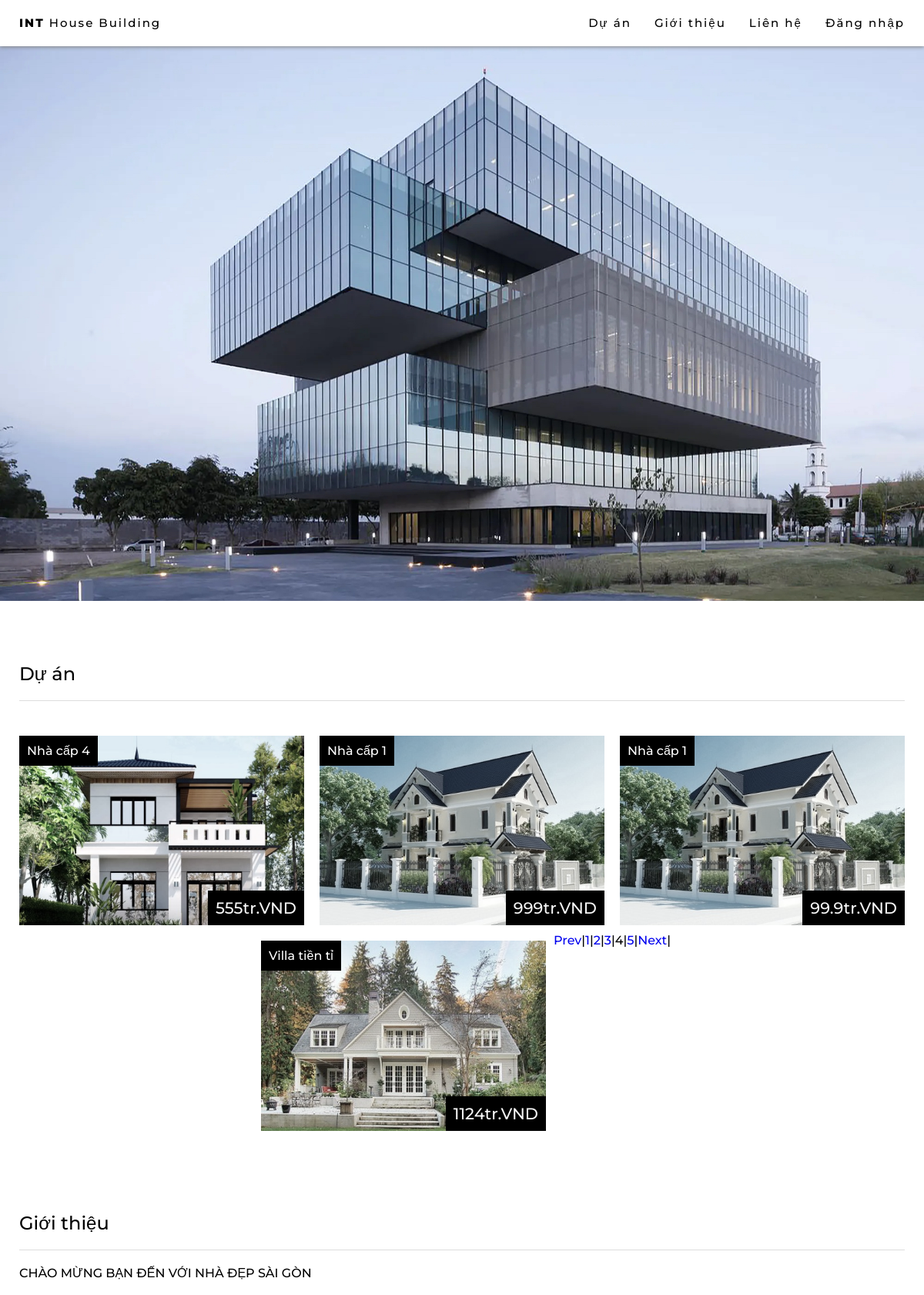
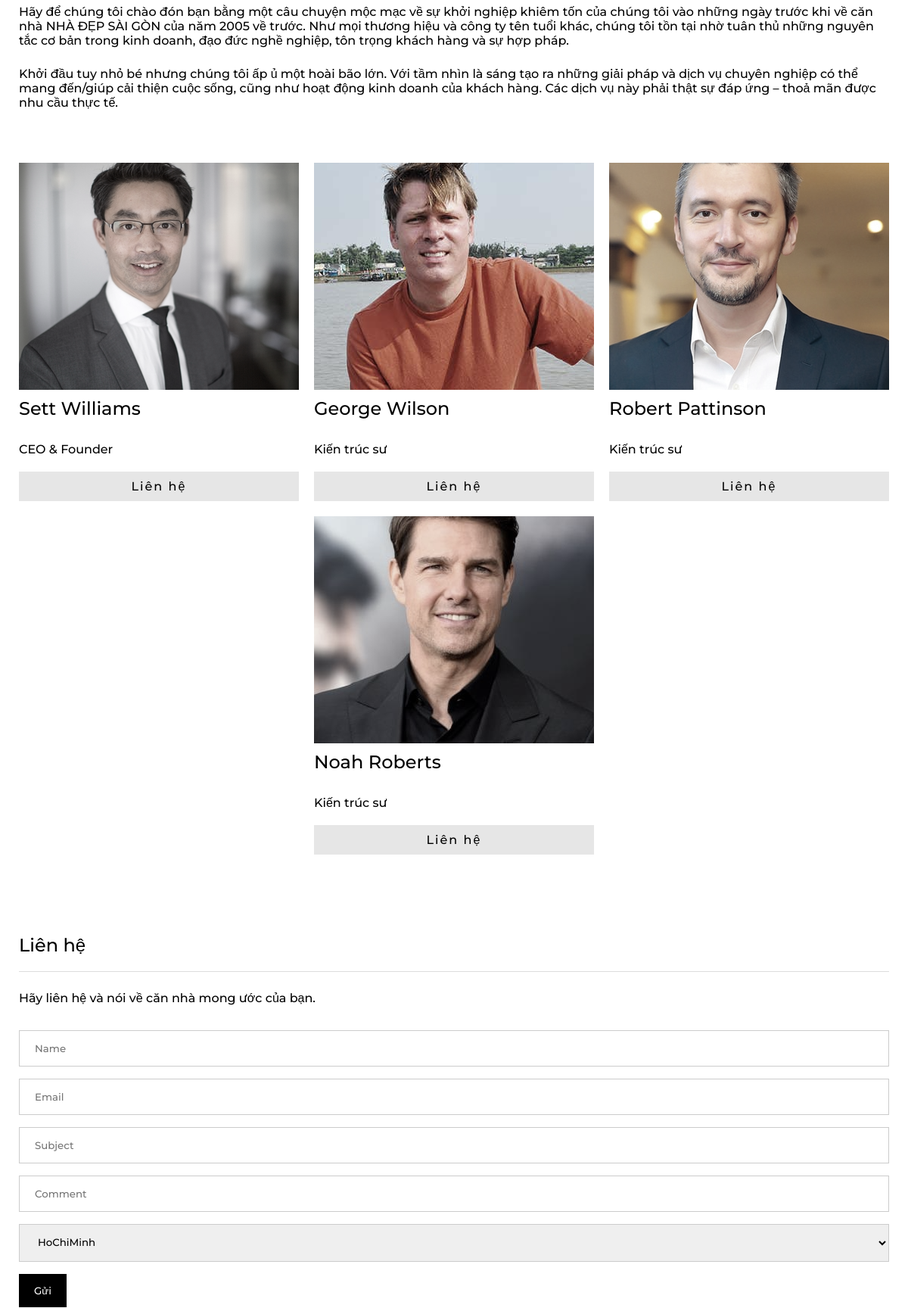
The app's page /index.php?page=4 (upper part) with its own data (2 pictures, top to bottom).
### tables this page shows
CREATE TABLE `post` (
  `id` int(5) NOT NULL,
  `cost` int(15) NOT NULL,
  `category` varchar(100) NOT NULL,
  `poster` int(11) NOT NULL,
  `content` varchar(500) NOT NULL,
  `img` varchar(100) NOT NULL DEFAULT 'house.png',
  `title` varchar(100) NOT NULL,
  `address` varchar(8000) NOT NULL
);

CREATE TABLE `employee` (
  `id` int(11) NOT NULL,
  `name` varchar(100) NOT NULL,
  `position` varchar(100) NOT NULL,
  `email` varchar(100) NOT NULL,
  `img` varchar(800) NOT NULL DEFAULT 'unnamed.png'
);

### index.php (the view, shortened to what this page needs)
    <?php
    include('session.php');
    ?>
<!DOCTYPE html>
<html lang="en">
<head>
    <link rel="stylesheet" href="style.css">
    <link rel="stylesheet" href="https://cdnjs.cloudflare.com/ajax/libs/font-awesome/4.7.0/css/font-awesome.min.css">
</head>
<body>
    <div id="navbar">
        <a href="index.php" class="home button">
            <b>INT</b> House Building
        </a>
        <?php
        if (!isset($_SESSION['login_user'])) {
            echo "<a href='#' id='myBtnMobile' class='button' onclick='openModal()'> Đăng nhập</a>";
        } else {
            echo "<a href='#' id='myBtnInfo' class='button' onclick='openModalInfo()'> Hello:" . $login_session . "</a>";
        }
        ?>
        <a href="#contact" class="button">
            Liên hệ
        </a>
        <a href="#about" class="button">
            Giới thiệu
        </a>
        <a href="#projects" class="button">
            Dự án
        </a>
    </div>
    <div class="main_content">
        <div class="top_content">
            <img src="./img/architect.jpg" alt="architect" class="main_picture">
        </div>
        <div id="projects">
            <div class="sub_title">
                <h2>Dự án</h2>
            </div>
            <div class="projects_content">
                <?php
                $result = mysqli_query($db, 'select count(id) as total from post');
                $row = mysqli_fetch_assoc($result);
                $total_records = $row['total'];
                $current_page = isset($_GET['page']) ? $_GET['page'] : 1;
                $limit = 4;
                $total_page = ceil($total_records / $limit);
                $start = ($current_page - 1) * $limit;
                $sql = "SELECT * FROM post ORDER BY id LIMIT " . $limit . " OFFSET " . $start;
                $result = mysqli_query($db, $sql);
                if ($result->num_rows > 0) {
                    while ($row = $result->fetch_assoc()) {
                        echo "<div class='sub_content' onclick='viewDetail(" . $row['id'] . ")'>
                                <img src='./img/" . $row['img'] . "' alt='house1' class='sub_picture'>
                                <div class='sub_text'>
                                    <span>" . $row['category'] . "</span>
                                </div>
                                <div class='prices'>
                                    <span>" . (string)($row['cost'] / 1000000) . "tr.VND</span>
                                </div>
                            </div>";
                    }
                }
                ?>
                <?php
                if ($current_page > 1 && $total_page > 1) {
                    echo '<a href="index.php?page='.($current_page-1).'">Prev</a> | ';
                }
                for ($i = 1; $i <= $total_page; $i++) {
                    if ($i == $current_page) {
                        echo '<span>' . $i . '</span> | ';
                    } else {
                        echo '<a href="index.php?page='.$i.'">'.$i.'</a> | ';
                    }
                }
                if ($current_page < $total_page && $total_page > 1) {
                    echo '<a href="index.php?page='.($current_page+1).'">Next</a> | ';
                }
                ?>
            </div>
            <div id="about">
                <div class="sub_title">
                    <h2>Giới thiệu</h2>
                    <h4>CHÀO MỪNG BẠN ĐẾN VỚI NHÀ ĐẸP SÀI GÒN</h4>
                    <p>Hãy để chúng tôi chào đón bạn bằng một câu chuyện mộc mạc về sự khởi nghiệp khiêm tốn của
                        chúng
                        tôi vào những ngày trước khi về căn nhà NHÀ ĐẸP SÀI GÒN của năm 2005 về trước. Như mọi
                        thương
                        hiệu và công ty tên tuổi khác, chúng tôi tồn
                        tại nhờ tuân thủ những nguyên tắc cơ bản trong kinh doanh, đạo đức nghề nghiệp, tôn
                        trọng khách
                        hàng và sự hợp pháp.</p>
                    <p>Khởi đầu tuy nhỏ bé nhưng chúng tôi ấp ủ một hoài bão lớn. Với tầm nhìn là sáng tạo ra
                        những giải
                        pháp và dịch vụ chuyên nghiệp có thể mang đến/giúp cải thiện cuộc sống, cũng như hoạt
                        động kinh
                        doanh của khách hàng. Các dịch vụ này phải
                        thật sự đáp ứng – thoả mãn được nhu cầu thực tế.</p>
                </div>
                <div class="projects_content">
                    <?php
                    $sql = "SELECT * FROM employee ORDER BY id  LIMIT 4 OFFSET 0";
                    $result = mysqli_query($db, $sql);
                    if ($result->num_rows > 0) {
                        while ($row = $result->fetch_assoc()) {
                            echo "<div class='sub_content'>
                            <img src='./img/" . $row['img'] . "' alt='team1' class='sub_picture about' style='height:300px; object-fit: none;        object-position: center;' >
                            <h3>" . $row['name'] . "</h3>
                            <h4>" . $row['position'] . "</h4>
                            <a href='mailto:" . $row['email'] . "' class='button about'>Liên hệ</a>
                            </div>";
                        }
                    }
                    ?>
                </div>
            </div>
            <div id="contact">
                <div class="sub_title">
                    <h2>Liên hệ</h2>
                    <p>Hãy liên hệ và nói về căn nhà mong ước của bạn.</p>
                    <form action="/index.html" method="POST">
                        <input type="text" id="name" name="name" placeholder="Name">
                        <input type="text" id="email" name="email" placeholder="Email">
                        <input type="text" id="subject" name="subject" placeholder="Subject">
                        <input type="text" id="comment" name="comment" placeholder="Comment">
                        <select>
                            <option value="HoChiMinh">HoChiMinh</option>
                        </select>
                        <input type="submit" value="Gửi">
                    </form>
                </div>
            </div>
        </div>
    </div>
</body>
</html>

### style.css (style rules this page uses)
* { font-family: "Montserrat", sans-serif; text-decoration: none; font-weight: 500; margin: unset; }
html { scroll-behavior: smooth; }
b { font-weight: 800; }
p { margin: 25px 0px; text-align: left; }
#navbar { overflow: hidden; position: fixed; top: 0; z-index: 6; background-color: white; height: 60px; width: 100%; font-size: 15px; padding: 5px 10px; box-shadow: 0 1px 5px 0 gray; box-sizing: border-box; }
.button { margin: 5px 5px; float: right; color: black; padding: 10px 10px; letter-spacing: 2px; }
.home { float: left; }
.main_content { margin-top: 60px; display: flex; flex-direction: column; align-items: center; width: 100%; }
.top_content { width: 100%; height: auto; position: relative; max-width: 1500px; }
.main_picture { width: 100%; height: auto; margin: 0px 0px; }
.sub_title { padding: 20px 25px; }
#projects, #about, #contact, #users, #products { max-width: 1550px; width: 100%; }
.projects_content { display: flex; flex-flow: row wrap; justify-content: center; position: relative; padding: 15px; }
.sub_content { position: relative; padding: 10px; width: 25%; box-sizing: border-box; display: flex; flex-direction: column; cursor: pointer; }
@media only screen and (max-width: 1300px) { .sub_content { width: 33.333333%; } }
.sub_picture { width: 100%; height: auto; filter: grayscale(50%); }
.sub_text { position: absolute; background-color: black; color: white; padding: 10px; top: 10px; left: 10px; }
.prices { position: absolute; background-color: black; color: whitesmoke; padding: 10px; bottom: 10px; right: 10px; font-weight: 800; font-size: 130%; }
h2 { padding: 20px 0px; border-bottom: 1px solid rgb(221, 221, 221); margin-top: 40px; }
h3 { font-size: 1.5em; margin: 10px 0px; }
h4 { margin: 20px 0px; }
.button.about { background-color: rgb(230, 230, 230); width: calc(100% - 20px); float: initial; margin: auto; text-align: center; }
input[type="text"],input[type="date"], input[type="password"],input[type="tel"],input[type="file"], input[type="number"], select { width: 100%; padding: 15px 20px; margin: 8px 0; display: inline-block; border: 1px solid #ccc; box-sizing: border-box; }
input[type="submit"] { width: auto; background-color: black; color: white; padding: 14px 20px; margin: 8px 0; border: none; cursor: pointer; }

### records on screen
post: img (picture), category "Nhà cấp 4", $row['cost']/1000000 "555"
post: img (picture), category "Nhà cấp 1", $row['cost']/1000000 "999"
post: img (picture), category "Nhà cấp 1", $row['cost']/1000000 "99.9"
post: img (picture), category "Villa tiền tỉ", $row['cost']/1000000 "1124"
employee: img (picture), name "Sett Williams", position "CEO & Founder"
employee: img (picture), name "George Wilson", position "Kiến trúc sư"
employee: img (picture), name "Robert Pattinson", position "Kiến trúc sư"
employee: img (picture), name "Noah Roberts", position "Kiến trúc sư"
